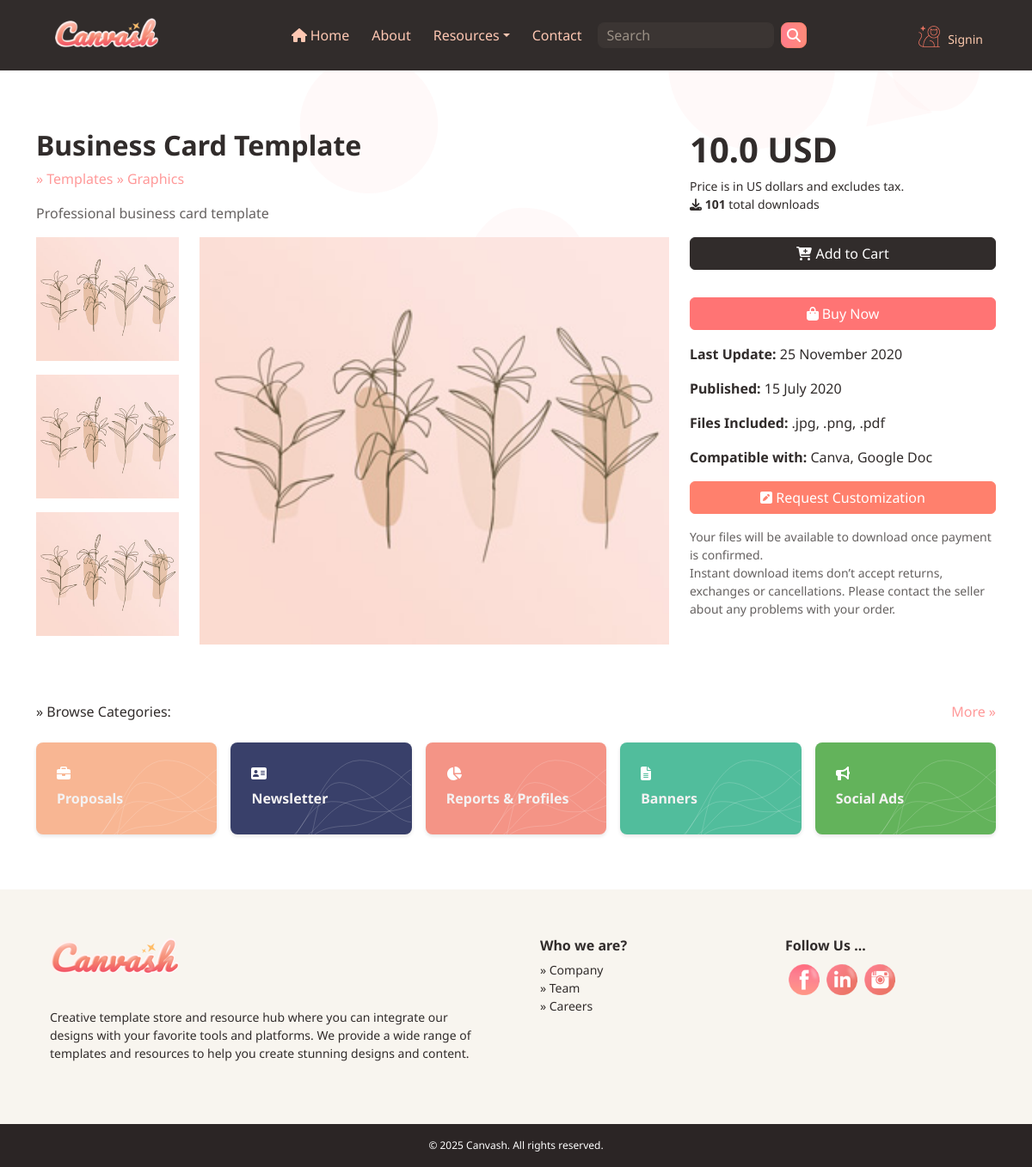
The page /products/1 on the database as committed earlier.
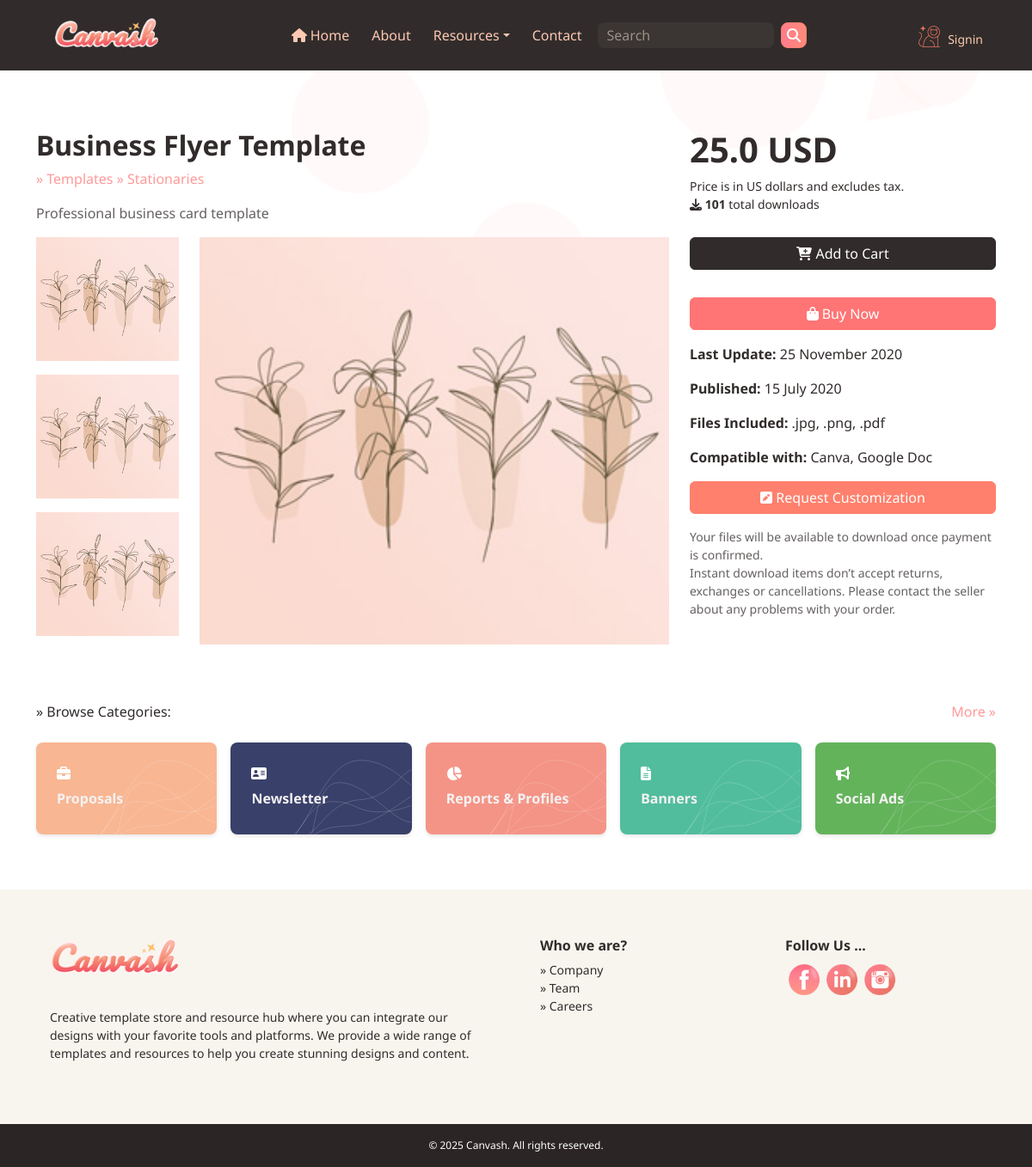
The same page on the database as committed later.
### myapi/models/product.py (models this page shows, shortened)
class Product(db.Model):
    id = db.Column(db.Integer, primary_key=True)
    title = db.Column(db.String(100), nullable=False)
    description = db.Column(db.Text, nullable=True)
    price = db.Column(db.Float, nullable=False)
    image = db.Column(db.String(100), nullable=True)
    media = db.Column(db.Text, nullable=True)  # Store media as JSON string
    category_id = db.Column(db.Integer, db.ForeignKey('category.id'), nullable=False)
    designer_id = db.Column(db.Integer, db.ForeignKey('user.id'), nullable=True)
    meta = db.Column(db.Text, nullable=True)  # Store meta as JSON string
    created_at = db.Column(db.DateTime, default=datetime.utcnow)
    category = db.relationship('Category', backref=db.backref('products', lazy=True))
    designer = db.relationship('User', backref=db.backref('designed_products', lazy=True))

### myapi/models/category.py (models this page shows, shortened)
class Category(db.Model):
    id = db.Column(db.Integer, primary_key=True)
    name = db.Column(db.String(100), nullable=False)
    description = db.Column(db.Text, nullable=True)
    slug = db.Column(db.String(100), nullable=False)
    icon = db.Column(db.String(100), nullable=True)
    created_at = db.Column(db.DateTime, default=datetime.utcnow)

### myapi/routes/web/product.py (the view)
@web.route('/products/<int:id>', methods=['GET'])
def get_product(id):
    product = Product.query.get(id)
    if product is None:
        return jsonify({'error': 'Product not found'}), 404
    return render_template('product/product.html', product=product)

### app.py (called while the page is built)
@web.context_processor
def inject_user():
    active_cart = current_user.active_cart() if current_user.is_authenticated else None
    cart_count = active_cart.cart_count() if active_cart else 0
    return {'current_user': current_user , 'cart_count': cart_count}

### myapi/templates/product/product.html (shortened to what this page needs)
{% extends "layout/inner-base.html" %}
{% block content %}
<section>
    <div class="container" id="product">
        <div class="row">
            <div class="col-lg-8">
                <h2 class="text-dark fw-bold">{{ product.title }}</h2>
                <p class="text-primary">» Templates » {{ product.category.name }}</p>
                <p class="text-muted">{{ product.description }}</p>
            </div>
            <div class="col-lg-4">
                <h5 class="text-dark fw-bold display-6">{{ product.price }} USD</h5>
                <p class="small">Price is in US dollars and excludes tax.<br>
                    <i class="fa fa-download" aria-hidden="true"></i>
                    <b>101</b> total downloads
                </p>
            </div>
        </div>
        <div class="row">
            <div class="col-lg-2">
                <img src="{{ url_for('web.static', filename='images/img.jpg') }}" class="w-100 mb-3 d-block" alt="{{ product.title }}">
                <img src="{{ url_for('web.static', filename='images/img.jpg') }}" class="w-100 mb-3 d-block" alt="{{ product.title }}">
                <img src="{{ url_for('web.static', filename='images/img.jpg') }}" class="w-100 mb-3 d-block" alt="{{ product.title }}">
            </div>
            <div class="col-lg-6">
                <img src="{{ url_for('web.static', filename='images/img.jpg') }}" class="card-img-top" alt="{{ product.title }}">
            </div>
            <div class="col-lg-4">
                <button class="btn btn-dark text-light w-100 mb-3" onclick="addToCart({{ product.id }})">
                    <i class="fa fa-cart-plus" aria-hidden="true"></i> Add to Cart
                </button>
                <button class="btn btn-primary text-light w-100 mb-3">
                    <i class="fa fa-shopping-bag" aria-hidden="true"></i> Buy Now
                </button>
                <p><b>Last Update:</b> 25 November 2020</p>
                <p><b>Published:</b> 15 July 2020</p>
                <p><b>Files Included:</b> .jpg, .png, .pdf</p>
                <p><b>Compatible with: </b>Canva, Google Doc</p>
                <button class="btn btn-secondary text-light w-100 mb-3">
                    <i class="fa fa-pencil-square" aria-hidden="true"></i> Request Customization
                </button>
                <p class="text-muted small">Your files will be available to download once payment is confirmed.
                    <br>Instant download items don’t accept returns, exchanges or cancellations. Please contact the seller about any problems with your order.
                </p>
            </div>
        </div>
    </div>
</section>
{% endblock %}

Rows that differ between the two databases and show on the page:
no longer on this page (row edited): Category: category.name "Graphics"
changed Product "Professional business card template": title "Business Card Template" → "Business Flyer Template"; price "10.0" → "25.0"
now on this page (row unchanged): Category: category.name "Stationaries"
